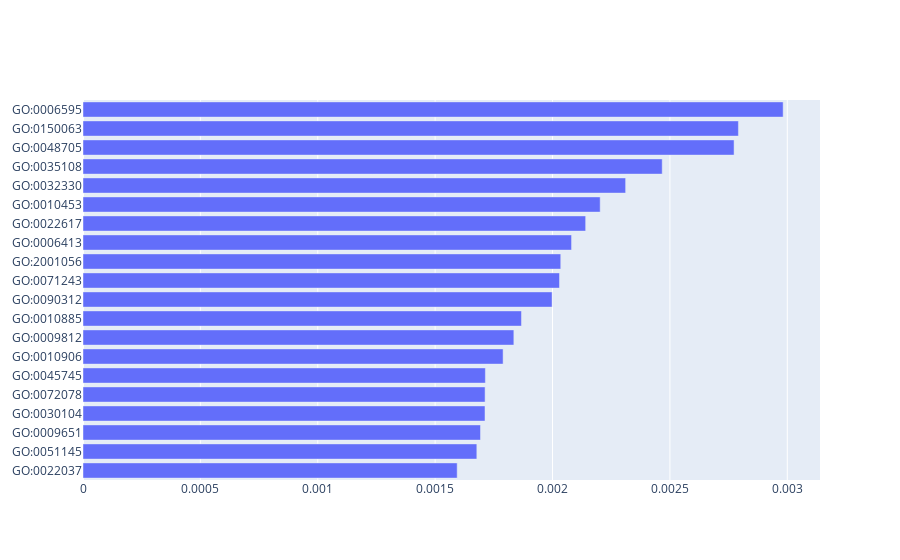

The code cell stored with this chart in its notebook:
### Code cell
labels_ov = np.flip(np.array(leaves)[torch.argsort(layer0_ov_attr.cpu(), descending=True)][:20])

sankey_node_fullname_ov = go_name_converter(labels_ov, go_dag)

fig = go.Figure(go.Bar(
            x=layer0_ov_attr[torch.argsort(layer0_ov_attr.cpu(), descending=True)][:20].cpu().flip(0),
            y=labels_ov,
            customdata=sankey_node_fullname_ov,
            hovertemplate = "%{y}: %{customdata}<extra></extra>",
            orientation='h'))

fig.write_html("OV_barplot_level0.html")
fig.show()

### Figure 1 — Plotly figure (JSON) as saved in the notebook; plotly's stock layout.template omitted (floating-point values rounded to 4 significant figures)
{"data": [{"customdata": ["metencephalon development", "smooth muscle cell differentiation", "response to salt stress", "GO:0030104", "nephron tubule morphogenesis", "positive regulation of G protein-coupled receptor signaling pathway", "regulation of glucose metabolic process", "flavonoid metabolic process", "regulation of cholesterol storage", "positive regulation of protein deacetylation", "cellular response to arsenic-containing substance", "positive regulation of cysteine-type endopeptidase activity", "translational initiation", "extracellular matrix disassembly", "regulation of cell fate commitment", "regulation of chondrocyte differentiation", "limb morphogenesis", "skeletal system morphogenesis", "visual system development", "polyamine metabolic process"], "hovertemplate": "%{y}: %{customdata}<extra></extra>", "orientation": "h", "type": "bar", "x": [0.001594, 0.001678, 0.001693, 0.001712, 0.001713, 0.001714, 0.001789, 0.001835, 0.001868, 0.001998, 0.00203, 0.002035, 0.002081, 0.002141, 0.002203, 0.002311, 0.002467, 0.002773, 0.002792, 0.002982], "y": ["GO:0022037", "GO:0051145", "GO:0009651", "GO:0030104", "GO:0072078", "GO:0045745", "GO:0010906", "GO:0009812", "GO:0010885", "GO:0090312", "GO:0071243", "GO:2001056", "GO:0006413", "GO:0022617", "GO:0010453", "GO:0032330", "GO:0035108", "GO:0048705", "GO:0150063", "GO:0006595"]}], "layout": {"autosize": true, "xaxis": {"autorange": true, "range": [0, 0.003139], "type": "linear"}, "yaxis": {"autorange": true, "range": [-0.5, 19.5], "type": "category"}}}
